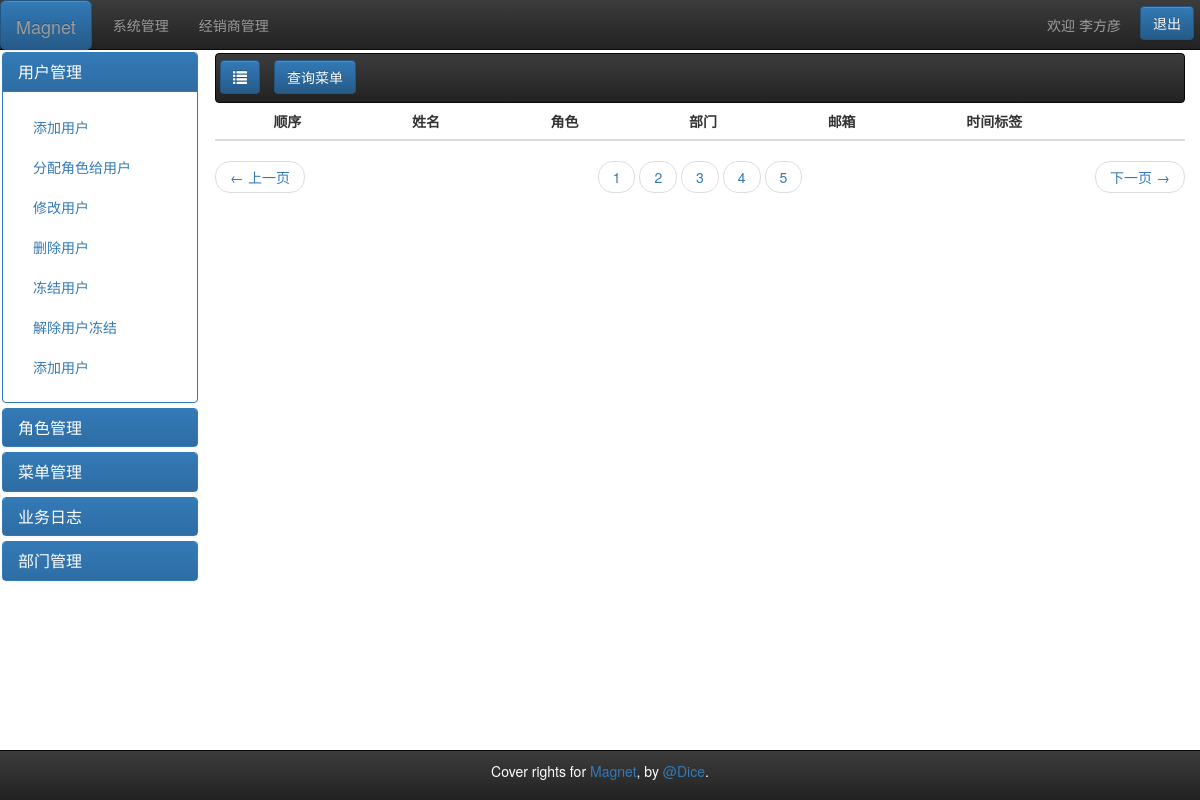
Page /index.php/manager/system_load on the earlier database version.
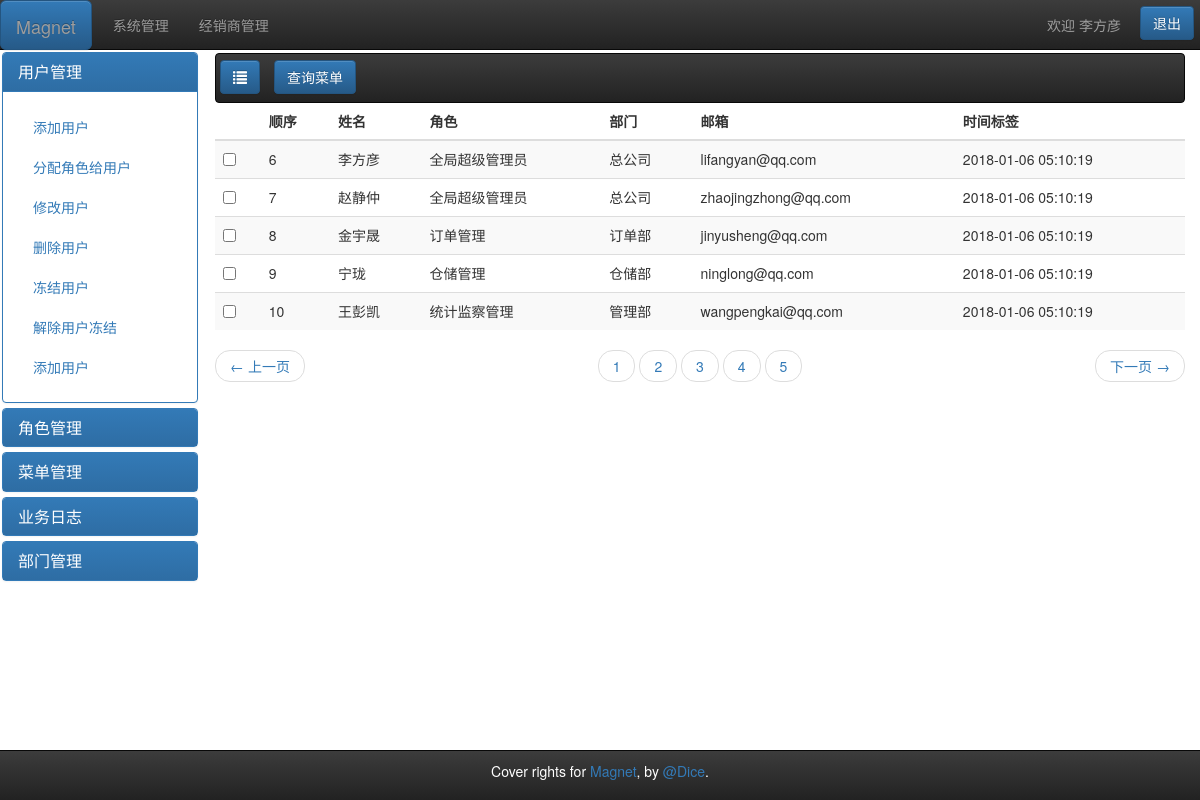
Same page on the later database version.
### tables this page shows
CREATE TABLE IF NOT EXISTS `menu` (
  `id` int(65) NOT NULL AUTO_INCREMENT COMMENT '主键id',
  `code` varchar(255) DEFAULT NULL COMMENT '菜单编号',
  `pcode` varchar(255) DEFAULT NULL COMMENT '菜单父编号',
  `pcodes` varchar(255) DEFAULT NULL COMMENT '当前菜单的所有父菜单编号',
  `name` varchar(255) DEFAULT NULL COMMENT '菜单名称',
  `url` varchar(255) DEFAULT NULL COMMENT 'url地址',
  `levels` int(65) DEFAULT NULL COMMENT '菜单层级',
  `tips` varchar(255) DEFAULT NULL COMMENT '备注',
  `status` int(65) DEFAULT NULL COMMENT '菜单状态 :  1:启用   0:不启用',
  PRIMARY KEY (`id`)
);

CREATE TABLE IF NOT EXISTS `user` (
  `id` int(11) NOT NULL AUTO_INCREMENT COMMENT '主键id',
  `name` varchar(45) DEFAULT NULL COMMENT '名字',
  `account` varchar(45) DEFAULT NULL COMMENT '账号',
  `password` varchar(45) DEFAULT NULL COMMENT '密码',
  `salt` varchar(255) DEFAULT NULL COMMENT 'md5密码盐',
  `email` varchar(45) DEFAULT NULL COMMENT '电子邮件',
  `phone` varchar(45) DEFAULT NULL COMMENT '电话',
  `roleid` int(11) DEFAULT NULL COMMENT '角色id',
  `deptid` int(11) DEFAULT NULL COMMENT '部门id',
  `status` int(11) DEFAULT NULL COMMENT '状态(1：启用  2：冻结 ）',
  `create_time` timestamp NOT NULL DEFAULT CURRENT_TIMESTAMP COMMENT '用户创建时间',
  `changed_time` timestamp NOT NULL DEFAULT CURRENT_TIMESTAMP ON UPDATE CURRENT_TIMESTAMP COMMENT '用户修改时间',
  `version` int(11) DEFAULT NULL COMMENT '保留字段',
  PRIMARY KEY (`id`)
);

CREATE TABLE IF NOT EXISTS `role` (
  `id` int(11) NOT NULL AUTO_INCREMENT COMMENT '主键id',
  `num` int(11) DEFAULT NULL COMMENT '序号',
  `pid` int(11) DEFAULT NULL COMMENT '父角色id',
  `name` varchar(255) DEFAULT NULL COMMENT '角色名称',
  `deptid` int(11) DEFAULT NULL COMMENT '部门名称',
  `tips` varchar(255) DEFAULT NULL COMMENT '提示',
  `version` int(11) DEFAULT NULL COMMENT '保留字段(暂时没用）',
  `create_time` timestamp NOT NULL DEFAULT CURRENT_TIMESTAMP COMMENT '角色创建时间',
  `changed_time` timestamp NOT NULL DEFAULT CURRENT_TIMESTAMP ON UPDATE CURRENT_TIMESTAMP COMMENT '角色修改时间',
  PRIMARY KEY (`id`)
);

CREATE TABLE IF NOT EXISTS `dept` (
  `id` int(11) NOT NULL AUTO_INCREMENT COMMENT '主键id',
  `num` int(11) DEFAULT NULL COMMENT '排序',
  `pid` int(11) DEFAULT NULL COMMENT '父部门id',
  `pids` varchar(255) DEFAULT NULL COMMENT '父级ids',
  `simplename` varchar(255) DEFAULT NULL COMMENT '简称',
  `fullname` varchar(255) DEFAULT NULL COMMENT '全称',
  `tips` varchar(255) DEFAULT NULL COMMENT '提示',
  `version` int(11) DEFAULT NULL COMMENT '版本（乐观锁保留字段）',
  `create_time` timestamp NOT NULL DEFAULT CURRENT_TIMESTAMP COMMENT '部门创建时间',
  `changed_time` timestamp NOT NULL DEFAULT CURRENT_TIMESTAMP ON UPDATE CURRENT_TIMESTAMP COMMENT '部门修改时间',
  PRIMARY KEY (`id`)
);

### application/controllers/Manager.php (called while the page is built, shortened)
<?php
class Manager extends CI_Controller {
    public function system_load(){
            $this->load->database();
		    $this->load->view('head.php');
            $query = $this->db->query("SELECT * FROM menu WHERE menu.levels = 1");
            $navbarFirst =  $query->row()->name;
            $data['navbarFirst'] = $navbarFirst;
            $this->load->view('Reseller/navbar.php',$data);
            $sidebar = $this->db->query("SELECT * FROM menu WHERE levels = 2");
			$data['side0'] = $sidebar->row_array(0);
			$data['side1'] = $sidebar->row_array(1);
			$data['side2'] = $sidebar->row_array(2);
			$data['side3'] = $sidebar->row_array(3);
			$data['side4'] = $sidebar->row_array(4);
			$mgr = $this->db->query("SELECT * FROM menu WHERE levels = 3 and pcodes = '[0],[system],[mgr],'");
			$data['mgr'] = $mgr->result_array();
			$role = $this->db->query("SELECT * FROM menu WHERE levels = 3 and pcode = 'role'");
			$data['role'] = $role->result_array();
            $menu = $this->db->query("SELECT * FROM menu WHERE levels = 3 and pcode = 'menu'");
			$data['menu'] = $menu->result_array();
			$log = $this->db->query("SELECT * FROM menu WHERE levels = 3 and pcode = 'log'");
			$data['log'] = $log->result_array();
			$dept = $this->db->query("SELECT * FROM menu WHERE levels = 3 and pcode = 'dept'");
			$data['dept'] = $dept->result_array();
            $this->load->view('Manager/sidebar.php',$data);
            $role_tips = $this->db->query('SELECT
            role.id,
			role.tips
			FROM
			role');
			$data['role_tips'] = $role_tips->result_array();
			$dept_fullname = $this->db->query('SELECT
			dept.id,
			dept.fullname
			FROM
			dept ');
			$data['dept_fullname'] = $dept_fullname->result_array();
            $this->load->view('Manager/operate.php',$data);
            $user_list = $this->db->query('SELECT
			`user`.id,
			`user`.`name`,
			`user`.email,
			dept.fullname,
			`user`.changed_time,
			role.tips
            FROM
            `user`
            INNER JOIN role ON role.id = `user`.roleid
            INNER JOIN dept ON dept.id = `user`.deptid');
			$data['user_list'] = $user_list->result_array();
            $this->load->view('Manager/table_data.php',$data);
            $this->load->view('Manager/page.php');
            $this->load->view('foot.php');
		    $this->load->view('modal.php');
		    $this->load->view('jquery_tail.php');
		    $this->load->view('login.js');
    }
}

### index.php (called while the page is built, shortened)
<?php
require_once BASEPATH.'core/CodeIgniter.php';

### application/views/Manager/table_data.php (the view)
<table class="table table-hover table-striped">
	  <thead>
      	<tr>
          <th></th>
      		<th>顺序</th>
      		<th>姓名</th>
      		<th>角色</th>
      		<th>部门</th>
          <th>邮箱</th>
          <th>时间标签</th>
    	</tr>
  	  </thead>
      <?php foreach ($user_list as $row):?>
  	  <tr>
        <td><input type="checkbox" value="" class="delCheck"></td>
  	  	<td><?=$row['id']?></td>
  	  	<td><?=$row['name']?></td>
  	  	<td><?=$row['tips']?></td>
  	  	<td><?=$row['fullname']?></td>
        <td><?=$row['email']?></td>
        <td><?=$row['changed_time']?></td>
  	  </tr>
  	  <?php endforeach; ?>
</table>

### application/views/head.php (shortened to what this page needs)
<!DOCTYPE html>
<html lang="zh-CN">
<head>
    <link href="https://cdn.bootcss.com/bootstrap/3.3.7/css/bootstrap.min.css" rel="stylesheet">
	<link rel="stylesheet" href="https://cdn.bootcss.com/bootstrap/3.3.7/css/bootstrap.min.css">
	<link rel="stylesheet" href="https://cdn.bootcss.com/bootstrap/3.3.7/css/bootstrap-theme.min.css">
</head>

### application/views/Reseller/navbar.php
<body>
<nav class="navbar navbar-fixed-top navbar-inverse ">
      <div class="container-fluid">
    <div class="navbar-header">
      <a class="navbar-brand btn btn-primary btn-lg" href="#">Magnet</a>
    </div>
     <div class="collapse navbar-collapse" id="bs-example-navbar-collapse-1">
      <ul class="nav navbar-nav navbar-left">
        <li >
          <a href="http://localhost/rice/index.php/manager/system_load" >
           <?php echo $navbarFirst; ?>
          </a>
       </li>
        <li ><a href="http://localhost/rice/index.php/manager/reseller_load" >经销商管理</a></li>
      </ul>
      <ul class="nav navbar-nav navbar-right">
          <p class="navbar-text ">欢迎 <a href="#" class="navbar-link ">李方彦</a></p>
          <button type="button" class="btn btn-primary" data-toggle="modal" data-target="#myModal" id="sign-out">
            退出
          </button>
      </ul>
   </div>
  </div>
  </nav>
  <div style="height: 50px;"></div>

### application/views/Manager/sidebar.php (shortened to what this page needs)
<div class="container-fluid">
<div class="row">
	<div class="col-sm-3 col-md-2 sidebar">
		<div class="panel-group" id="accordion">
	<div class="panel panel-primary  side-panel">
		<div class="panel-heading">
			<h4 class="panel-title ">
				<a data-toggle="collapse" data-parent="#accordion"
				   href="#collapse1">
					<?php echo $side0['name'] ; ?>
				</a>
			</h4>
		</div>
		<div id="collapse1" class="panel-collapse collapse in">
			<div class="panel-body">
				<ul class="nav nav-sidebar">
					<?php foreach ($mgr as $value):?>
					<li><a href="http://localhost/rice/index.php/manager/user_add"><?=$value['name']?></a></li>
					<?php endforeach;?>
				</ul>
			</div>
		</div>
	</div>
	<div class="panel panel-primary  side-panel">
		<div class="panel-heading">
			<h4 class="panel-title ">
				<a data-toggle="collapse" data-parent="#accordion"
				   href="#collapse2">
					<?php echo $side1['name'] ; ?>
				</a>
			</h4>
		</div>
	</div>
	<div class="panel panel-primary  side-panel">
		<div class="panel-heading">
			<h4 class="panel-title ">
				<a data-toggle="collapse" data-parent="#accordion"
				   href="#collapse3">
				   <?php echo $side2['name'] ; ?>
				</a>
			</h4>
		</div>
	</div>
	<div class="panel panel-primary  side-panel">
		<div class="panel-heading">
			<h4 class="panel-title ">
				<a data-toggle="collapse" data-parent="#accordion"
				   href="#collapse4">
				   <?php echo $side3['name'] ; ?>
				</a>
			</h4>
		</div>
	</div>
	<div class="panel panel-primary  side-panel">
		<div class="panel-heading">
			<h4 class="panel-title ">
				<a data-toggle="collapse" data-parent="#accordion"
				   href="#collapse5">
				   <?php echo $side4['name'] ; ?>
				</a>
			</h4>
		</div>
	</div>
		</div>
	</div>
<div class="col-sm-9  col-md-10  main">

### application/views/Manager/operate.php (shortened to what this page needs)
<nav class="navbar navbar-inverse" id="Manager">
    <button type="button" class="btn btn-primary" aria-label="Left Align" type="button" data-toggle="collapse" data-target="#collapseExample" aria-expanded="false" aria-controls="collapseExample">
    <span class="glyphicon glyphicon-list" aria-hidden="true"></span>
    </button>
      <button type="button" class="btn btn-primary ">
      查询菜单
      </button>
</nav>

### application/views/Manager/page.php
<nav aria-label="Page navigation">
  <ul class="pager">
    <li class="previous"><a href="#"><span aria-hidden="true">&larr;</span> 上一页</a></li>
    <li><a href="#">1</a></li>
    <li><a href="#">2</a></li>
    <li><a href="#">3</a></li>
    <li><a href="#">4</a></li>
    <li><a href="#">5</a></li>
    <li class="next"><a href="#">下一页 <span aria-hidden="true">&rarr;</span></a></li>
  </ul>
</nav>
</div>
</div>
</div>

### application/views/foot.php
<nav class="navbar navbar-inverse navbar-fixed-bottom ">
			<div class="container">
            <p class="foot_p">Cover rights for <a href="#">Magnet</a>, by <a href="https://github.com/DiceChrisChang">@Dice</a>.</p>
			</div>
</nav>

### application/views/jquery_tail.php (shortened to what this page needs)
</body>
</html>

### application/views/head.php (style rules this page uses)
html { width:100%; overflow-x:hidden; }
body { margin-bottom: 50px; }
.foot_p { color:white; text-align: center; }
.container-fluid { width:100%; height:100%; }
.btn { margin-right: 6px; position:relative; top:6px; }
.btn-lg { position:relative; top:0px; }
.foot_p { margin-top: 10px; }
.navbar { margin-bottom: 0px; height: 50px; }
.sidebar { padding:2px 2px 0px 2px; }
.delCheck { padding-left: 5px; }
#Manager { margin-top :3px; }
.btn { margin-left: 4px; }

Differences in the rows shown:
added user: id "6", name "李方彦", roleid.tips "全局超级管理员", deptid.fullname "总公司", email "lifangyan@qq.com", changed_time "2018-01-06 05:10:19"
added user: id "7", name "赵静仲", roleid.tips "全局超级管理员", deptid.fullname "总公司", email "zhaojingzhong@qq.com", changed_time "2018-01-06 05:10:19"
added user: id "8", name "金宇晟", roleid.tips "订单管理", deptid.fullname "订单部", email "jinyusheng@qq.com", changed_time "2018-01-06 05:10:19"
added user: id "9", name "宁珑", roleid.tips "仓储管理", deptid.fullname "仓储部", email "ninglong@qq.com", changed_time "2018-01-06 05:10:19"
added user: id "10", name "王彭凯", roleid.tips "统计监察管理", deptid.fullname "管理部", email "wangpengkai@qq.com", changed_time "2018-01-06 05:10:19"
